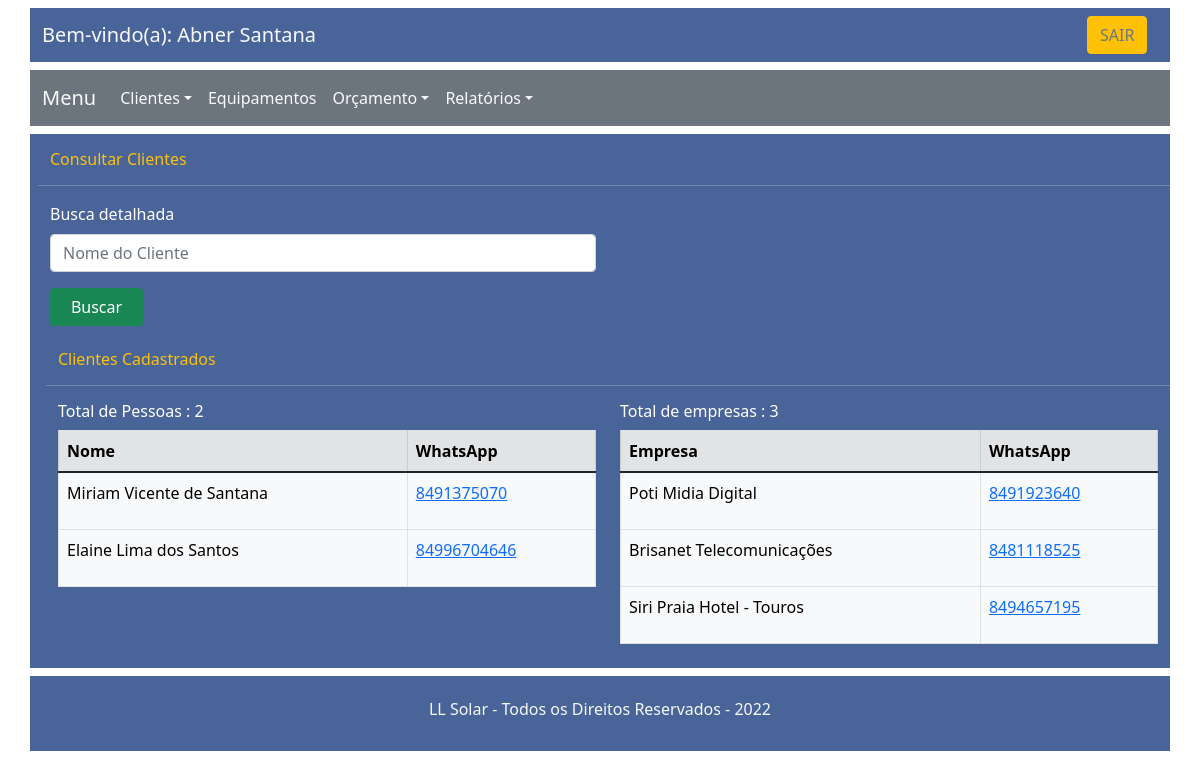
Page /clientes/consulta (signed in) on the earlier database version.
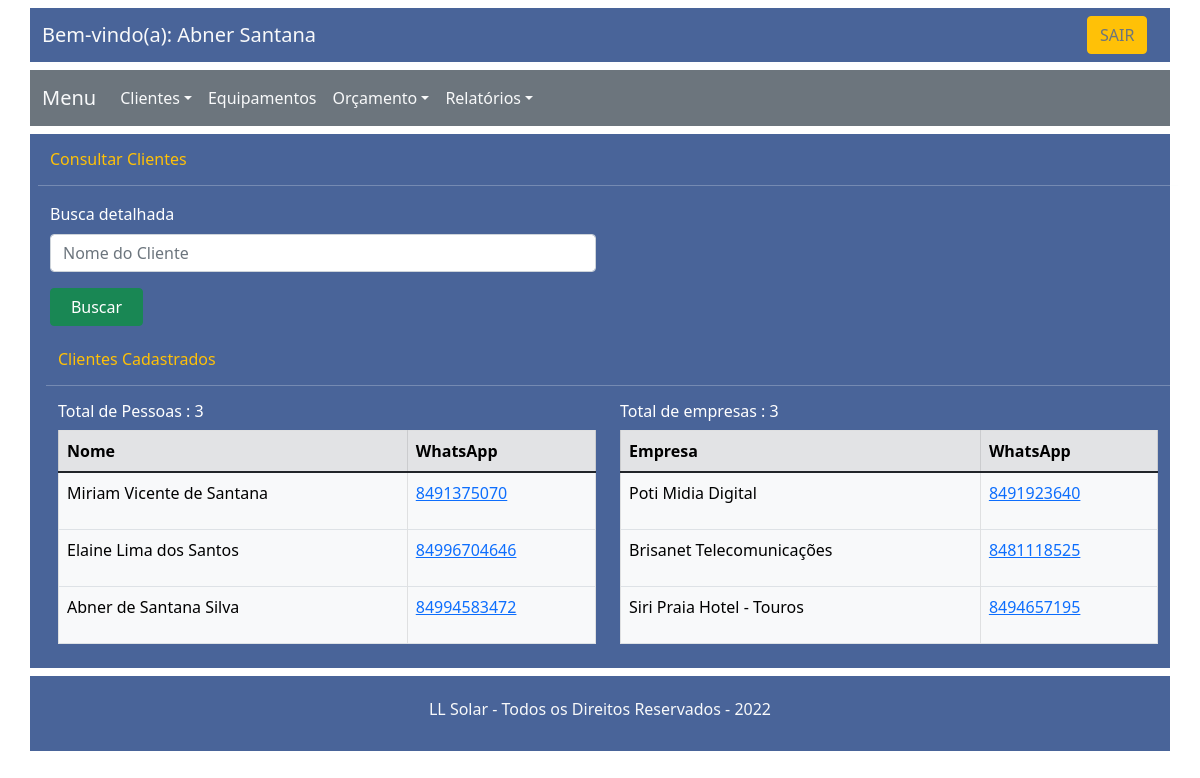
Same page on the later database version.
### lladmin/models.py (models this page shows, shortened)
class cliente(models.Model):
    cpf_cnpj = models.CharField(primary_key=True, max_length=14)
    tipo_cliente = models.CharField(max_length=4)  # CPF ou CNPJ
    nome_completo = models.CharField(max_length=150)
    whatsapp = models.CharField(max_length=13)
    email = models.EmailField(max_length=100)
    endereco = models.CharField(max_length=100)
    numero = models.CharField(max_length=5)
    bairro = models.CharField(max_length=100)
    cidade = models.CharField(max_length=100)
    estado = models.CharField(max_length=2)
    complemento = models.CharField(max_length=500)

### lladmin/views.py (the view)
# urls.py: path('clientes/consulta', clientes_consulta, name='clientes-consulta'),
def clientes_consulta(request):
    if request.user.is_authenticated == True:
        nome = request.user.first_name
        sobre_nome = request.user.last_name
        clientes = cliente.objects.values_list(
            'cpf_cnpj', 'tipo_cliente', 'nome_completo', 'whatsapp', 'email', 'endereco', 'numero', 'bairro', 'cidade', 'estado',  'complemento', named=True)
        cpfs = clientes.filter(tipo_cliente='CPF')
        cnpjs = clientes.filter(tipo_cliente='CNPJ')
        tot_cpfs, tot_cnpjs = len(cpfs), len(cnpjs)
        pessoas = {}
        empresas = {}
        for i in cpfs:
            pessoas[i[2]] = i[3]
        for i in cnpjs:
            empresas[i[2]] = i[3]
        consulta = False
        consulta_cliente = ''
        if request.method == 'POST':
            consulta_cliente = request.POST.get('consulta_cliente')
            if len(consulta_cliente) > 0:
                consulta_cliente = clientes.filter(
                    nome_completo__contains=consulta_cliente)
                consulta = True
        context = {
            'consulta_cliente': consulta_cliente,
            'nome': nome,
            'sobre_nome': sobre_nome,
            'pessoas': pessoas,
            'empresas': empresas,
            'tot_cpfs': tot_cpfs,
            'tot_cnpjs': tot_cnpjs,
            'consulta': consulta,
        }
        return render(request, "clientes-consulta.html", context)
    else:
        return redirect('home')

### lladmin/templates/clientes-consulta.html (shortened to what the changed rows need)
<!DOCTYPE html>
<html lang="pt">
<head>
    <link href="https://cdn.jsdelivr.net/npm/bootstrap@5.1.3/dist/css/bootstrap.min.css" rel="stylesheet"
>
</head>
<body>
    <div class="container ">
            <div class="row bg">
                <div class="row px-2">
                    <div class="col-12 col-md-11 col-lg-6">
                        <p class="h6 text-white"> Total de Pessoas : {{tot_cpfs}} </p>
                        <table class="table table-bordered  table-hover ">
                            <thead class="table-light">
                                <tr>
                                    <td class="table-secondary"><b>Nome</b></td>
                                    <td class="table-secondary"><b>WhatsApp</b></td>
                                </tr>
                            </thead>
                            <tbody>
                                {% for nome , zap  in pessoas.items %}
                                <tr>
                                <td  class="table-light" > <p> {{ nome }}  </p> </td>
                                <td  class="table-light"> <a href="https://api.WhatsApp.com/send?phone=55{{zap}}" target="_blank">  {{zap}} </a></td>
                                </tr>
                                {% endfor %}
                              </tbody>
                        </table>
                    </div>
                    <div class="col col-md-11 col-lg-6">
                        <table class="table table-bordered  table-hover ">
                            <thead class="table-light">
                                <tr>
                                    <td class="table-secondary"><b>Empresa</b></td>
                                    <td class="table-secondary"><b>WhatsApp</b></td>
                                </tr>
                            </thead>
                        </table>
                    </div>
                </div>
            </div>
        </div>
</body>
</html>

Differences in the rows shown:
added cliente: pessoas "Abner de Santana Silva", pessoas "84994583472"
Other differences:
{{ tot_cpfs }}: "2" → "3"
